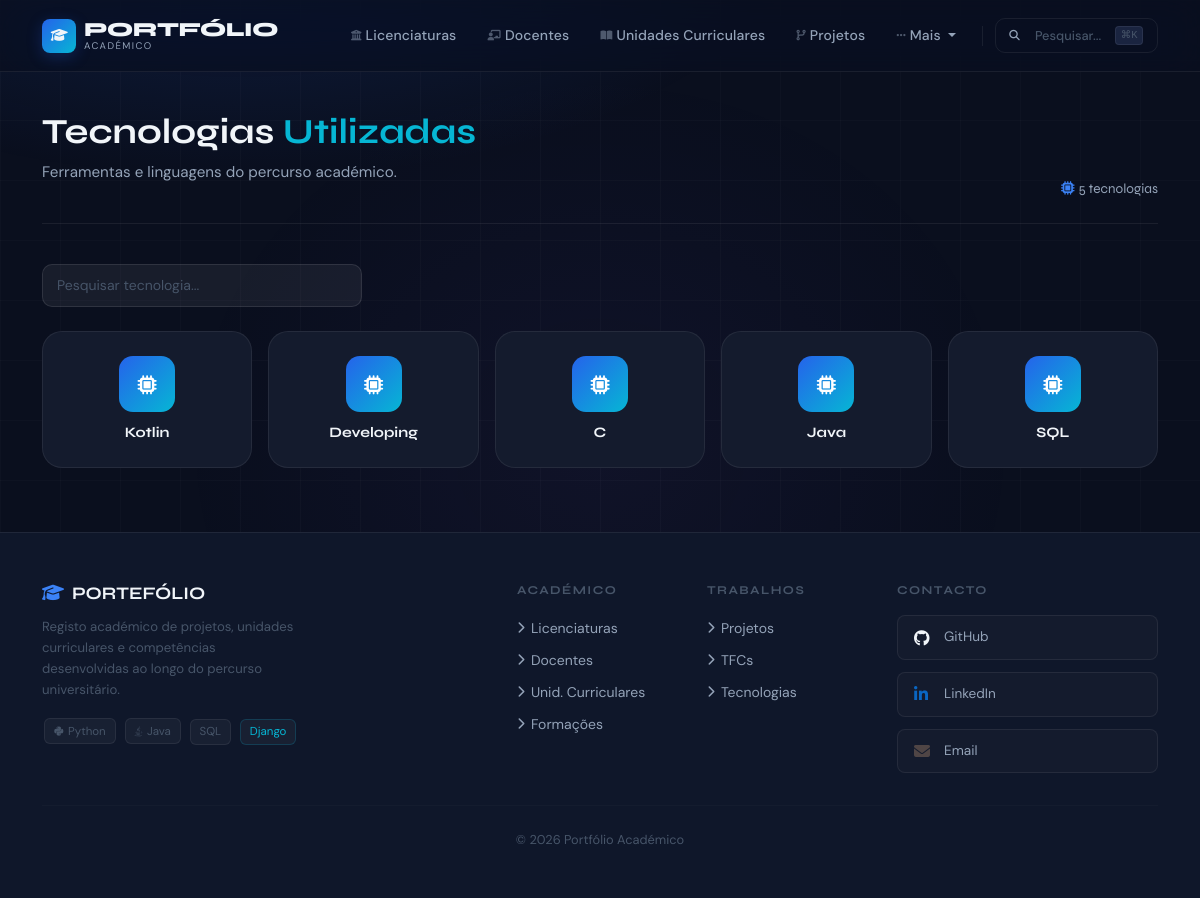
The app's page /portfolio/tecnologias/ with its own data.
### portfolio/models.py (models this page shows, shortened)
class Tecnologia(models.Model):
    nome = models.CharField(max_length=100)
    tipo = models.CharField(max_length=100, blank=True)
    categoria = models.CharField(max_length=100, blank=True)
    logo = models.ImageField(upload_to="tecnologias/", blank=True, null=True)
    url = models.URLField(blank=True)
    preferencia = models.IntegerField(null=True, blank=True)
    class Meta:
        verbose_name_plural = "Tecnologias"

### portfolio/views.py (the view)
# urls.py: path('tecnologias/', views.tecnologias_view, name='tecnologias'),
def tecnologias_view(request):
    return render(request, 'portfolio/tecnologias.html', {'tecnologias': Tecnologia.objects.all()})

### portfolio/templates/portfolio/tecnologias.html (shortened to what this page needs)
{% extends "portfolio/base.html" %}
{% block content %}
<div class="page-header">
    <div>
        <h2>Tecnologias <span class="text-accent">Utilizadas</span></h2>
        <p>Ferramentas e linguagens do percurso académico.</p>
    </div>
    <div style="display:flex;align-items:center;gap:.75rem;">
        <span style="font-family:var(--fd);font-size:.85rem;color:var(--ts);">
            <i class="fas fa-microchip me-1" style="color:var(--pri-l);"></i>{{ tecnologias|length }} tecnologia{{ tecnologias|length|pluralize:"s" }}
        </span>
    </div>
</div>
<input type="text" id="searchInput" placeholder="Pesquisar tecnologia..."
       style="padding:10px 14px;width:320px;margin-bottom:1.5rem;
              background:rgba(255,255,255,.06);border:1px solid rgba(255,255,255,.1);
              border-radius:10px;color:#f1f5f9;font-size:.875rem;outline:none;">
{% if tecnologias %}
<div id="tecnologiasList" style="display:grid;grid-template-columns:repeat(auto-fill,minmax(180px,1fr));gap:1rem;">
    {% for t in tecnologias %}
    <div style="position:relative;">
        <a href="{% url 'tecnologias_detail' t.id %}" class="tec-card">
            {% if t.logo %}
                <img src="{{ t.logo.url }}" alt="{{ t.nome }}" style="width:56px;height:56px;object-fit:contain;">
            {% else %}
                <div style="width:56px;height:56px;border-radius:14px;background:linear-gradient(135deg,var(--pri),var(--acc));display:grid;place-items:center;flex-shrink:0;">
                    <i class="fas fa-microchip" style="color:#fff;font-size:1.2rem;"></i>
                </div>
            {% endif %}
            <div class="tec-name">{{ t.nome }}</div>
        </a>
    </div>
    {% endfor %}
</div>
{% else %}
<div class="empty-state">
    <i class="fas fa-microchip"></i>
    <p>Nenhuma tecnologia registada.</p>
</div>
{% endif %}
{% endblock %}

### portfolio/templates/portfolio/base.html (style rules this page uses)
:root { --pri: #2563eb; --pri-l: #3b82f6; --pri-g: rgba(37,99,235,.25); --acc: #06b6d4; --acc2: #8b5cf6; --dk: #0a0f1e; --dk2: #0f172a; --dk3: #1e293b; --sf: #141b2d; --sf2: #1a2440; --bd: rgba(255,255,255,.07); --tp: #f1f5f9; --ts: #94a3b8; --tm: #475569; --fd: 'Syne',sans-serif; --fb: 'DM Sans',sans-serif; --r: 12px; --rl: 20px; --glow: 0 0 40px rgba(37,99,235,.15); --tr: all .3s cubic-bezier(.4,0,.2,1); }
*,*::before,*::after { box-sizing:border-box; margin:0; padding:0; }
html { scroll-behavior:smooth; }
body { font-family:var(--fb); background:var(--dk); color:var(--tp); display:flex; flex-direction:column; min-height:100vh; overflow-x:hidden; }
body::before { content:''; position:fixed; inset:0; pointer-events:none; z-index:0; background: radial-gradient(ellipse 80% 50% at 20% -10%,rgba(37,99,235,.18) 0%,transparent 60%), radial-gradient(ellipse 60% 40% at 80% 110%,rgba(6,182,212,.12) 0%,transparent 55%), radial-gradient(ellipse 50% 60% at 50% 50%,rgba(139,92,246,.05) 0%,transparent 70%); }
body::after { content:''; position:fixed; inset:0; pointer-events:none; z-index:0; background-image:linear-gradient(rgba(255,255,255,.02) 1px,transparent 1px),linear-gradient(90deg,rgba(255,255,255,.02) 1px,transparent 1px); background-size:60px 60px; }
.page-header { margin-bottom:2.5rem; padding-bottom:1.5rem; border-bottom:1px solid var(--bd); display:flex; align-items:flex-end; justify-content:space-between; flex-wrap:wrap; gap:1rem; }
.page-header h2 { font-family:var(--fd); font-weight:700; font-size:clamp(1.6rem,3vw,2.2rem); line-height:1.15; }
.page-header h2 .text-accent { color:var(--acc); }
.page-header p { color:var(--ts); font-size:.95rem; margin-top:.4rem; max-width:520px; }
h2 { font-family:var(--fd); font-weight:700; }
a { color:var(--pri-l); }

### portfolio/templates/portfolio/tecnologias.html (style rules this page uses)
#searchInput::placeholder { color:#475569; }
.tec-card { background:var(--sf); border:1px solid var(--bd); border-radius:var(--rl); padding:1.5rem 1rem; display:flex; flex-direction:column; align-items:center; text-align:center; gap:.75rem; text-decoration:none; color:var(--tp); transition:var(--tr); height:100%; }
.tec-name { font-family:var(--fd); font-weight:700; font-size:.9rem; line-height:1.3; }

### records on screen
Tecnologia: nome "Kotlin"
Tecnologia: nome "Developing"
Tecnologia: nome "C"
Tecnologia: nome "Java"
Tecnologia: nome "SQL"

### other values on screen
{{ tecnologias|length }} "5"
